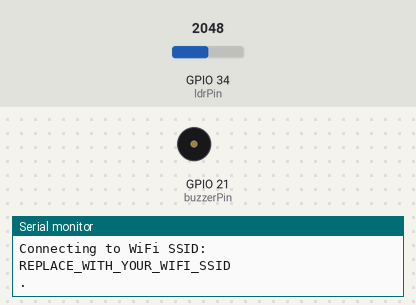
A sketch run on a simulated ESP32. On the bench: buzzer (waves = sounding, pin HIGH), the last lines printed to the serial monitor. The inputs (shaded band) are chosen by the test bench; at power-on: GPIO 34 (ldrPin) = 2048. WiFi joins after 1.5 s; servers stay silent unless stated.

Above: at 0.1 s.
At 2.5 s:
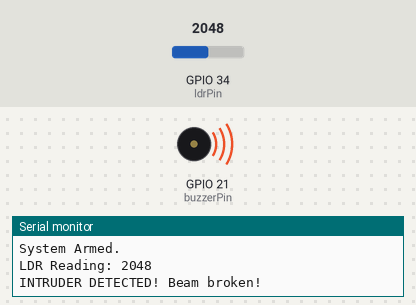
Timing chart, 0 to 4.0 s (numbered marks = the images above):
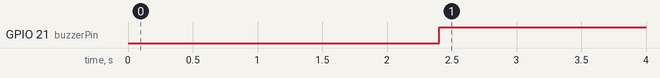

The sketch:

sketch_may23a.ino
```cpp
#include <WiFi.h>
#include <WiFiClientSecure.h>
#include <UniversalTelegramBot.h>
#include <ArduinoJson.h>

// ---------------------------------------------------------
// WiFi & Telegram Configuration
// ---------------------------------------------------------

// Initialize Telegram BOT
const char* ssid = "REPLACE_WITH_YOUR_WIFI_SSID";
const char* password = "REPLACE_WITH_YOUR_WIFI_PASSWORD";

// Initialize Telegram BOT
#define BOT_TOKEN "REPLACE_WITH_YOUR_BOT_TOKEN" // Get from @BotFather
#define CHAT_ID "REPLACE_WITH_YOUR_CHAT_ID"     // Get from @myidbot

WiFiClientSecure secured_client;
UniversalTelegramBot bot(BOT_TOKEN, secured_client);

// ---------------------------------------------------------
// Hardware Pins & Calibration
// ---------------------------------------------------------
const int ldrPin = 34;     // Analog input pin for the LDR voltage divider
const int buzzerPin = 21;  // Digital output pin for the Active Buzzer

const int threshold = 2;   // Reading is ~0 when the laser hits the LDR

// ---------------------------------------------------------
// State Variables
// ---------------------------------------------------------
bool alarmTriggered = false; // Latching state: true if alarm is currently active
unsigned long lastTimeBotRan = 0;
const unsigned long botRequestDelay = 1000; // Check for Telegram messages every 1 second
unsigned long lastSerialPrint = 0;

// Function to handle incoming Telegram messages
void handleNewMessages(int numNewMessages) {
  for (int i = 0; i < numNewMessages; i++) {
    String chat_id = String(bot.messages[i].chat_id);
    String text = bot.messages[i].text;

    // Only respond to messages from our authorized CHAT_ID
    if (chat_id != CHAT_ID) continue;

    if (text == "/reset") {
      alarmTriggered = false;
      digitalWrite(buzzerPin, LOW);
      bot.sendMessage(chat_id, " Alarm has been reset. System is armed and monitoring.", "");
      Serial.println("Alarm reset via Telegram.");
    }
    else if (text == "/status") {
      if (alarmTriggered) {
         bot.sendMessage(chat_id, " System Status: ALARM IS CURRENTLY TRIGGERED!", "");
      } else {
         bot.sendMessage(chat_id, " System Status: Armed and Normal. No intruders.", "");
      }
    }
  }
}

void setup() {
  Serial.begin(115200);

  pinMode(ldrPin, INPUT);
  pinMode(buzzerPin, OUTPUT);
  digitalWrite(buzzerPin, LOW); // Ensure buzzer is off

  // Connect to Wi-Fi
  Serial.print("Connecting to WiFi SSID: ");
  Serial.println(ssid);
  WiFi.begin(ssid, password);

  // Required for Telegram API over HTTPS
  secured_client.setCACert(TELEGRAM_CERTIFICATE_ROOT);

  while (WiFi.status() != WL_CONNECTED) {
    Serial.print(".");
    delay(500);
  }
  Serial.println("\nWiFi connected.");
  Serial.print("IP address: ");
  Serial.println(WiFi.localIP());

  // Send a startup message
  bot.sendMessage(CHAT_ID, " Laser Tripwire System Armed! \nCommands available: /status, /reset", "");
  Serial.println("System Armed.");
}

void loop() {
  // 1. Check for incoming Telegram messages (non-blocking)
  if (millis() - lastTimeBotRan > botRequestDelay) {
    int numNewMessages = bot.getUpdates(bot.last_message_received + 1);
    while (numNewMessages) {
      handleNewMessages(numNewMessages);
      numNewMessages = bot.getUpdates(bot.last_message_received + 1);
    }
    lastTimeBotRan = millis();
  }

  // 2. Read the LDR sensor
  int ldrValue = analogRead(ldrPin);

  // Print LDR value every 1 second to avoid Serial spam
  if (millis() - lastSerialPrint > 1000) {
    Serial.print("LDR Reading: ");
    Serial.println(ldrValue);
    lastSerialPrint = millis();
  }

  // 3. Trigger Logic (Latches the alarm)
  if (ldrValue >= threshold && !alarmTriggered) {
    Serial.println("INTRUDER DETECTED! Beam broken!");

    alarmTriggered = true; // Latch the alarm ON

    // Send Telegram alert
    bot.sendMessage(CHAT_ID, " ALERT! Intruder detected! The laser beam was broken.\n\nSend /reset to silence the alarm.", "");
  }

  // 4. Actuate Hardware based on latched state
  if (alarmTriggered) {
    digitalWrite(buzzerPin, HIGH); // Buzzer stays ON
  } else {
    digitalWrite(buzzerPin, LOW);  // Buzzer stays OFF
  }

  delay(100); // Small delay for stability
}
```

Measured:
- by itself, GPIO 21 (buzzerPin): LOW → HIGH at 2.4 s
